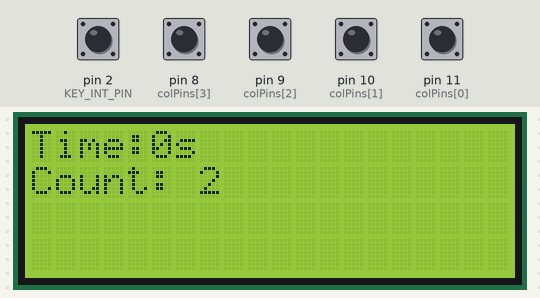
A sketch run on a simulated Arduino Uno, built with avr-gcc and run on an emulated ATmega328P. Parts: 20×4 character LCD. The test bench sets the inputs (shaded band); at power-on: pin 2 (KEY_INT_PIN), pin 8 (colPins[3]), pin 9 (colPins[2]), pin 10 (colPins[1]), pin 11 (colPins[0]) HIGH. What the sketch prints to the serial monitor is not drawn.

Above: at 0.6 s.
At 1.3 s:
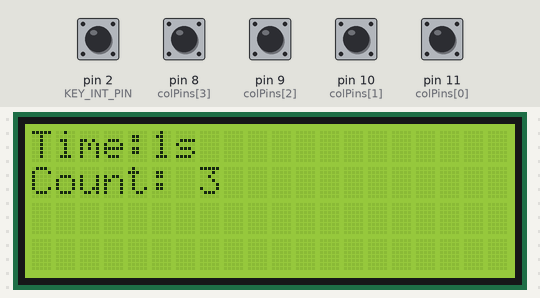
1.4 s: pin 2 (KEY_INT_PIN) pulled LOW for 0.15 s
At 1.5 s:
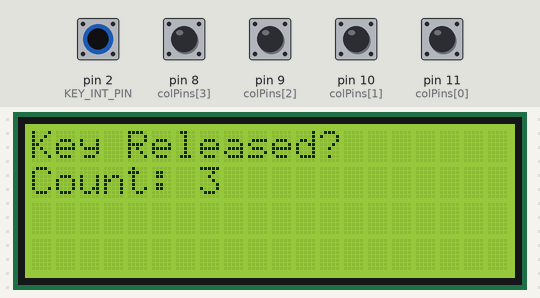
3.0 s: pin 2 (KEY_INT_PIN) pulled LOW for 1 s
Timing chart, 0 to 6.0 s (numbered marks = the images above; inputs shaded):
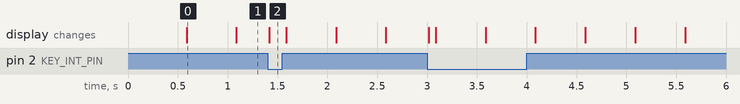

Measured:
- after the input at 1.4 s, the display: changes at once (image 2)
- what the display in image 0 shows lasts 0.5 s, from 0.6 s to 1.1 s

The sketch:

sketch_laba4.ino
```cpp
#include <Wire.h>
#include <LiquidCrystal_I2C.h>

// --- Настройки LCD ---
LiquidCrystal_I2C lcd(0x27, 20, 4);

// --- Настройки Клавиатуры ---
const int rowPins[4] = {7, 6, 5, 4}; // Строки (подключены к диодам)
const int colPins[4] = {11, 10, 9, 8}; // Столбцы
const int KEY_INT_PIN = 2; // D2 - Внешнее прерывание 0

char keys[4][4] = {
    {'1', '2', '3', 'A'},
    {'4', '5', '6', 'B'},
    {'7', '8', '9', 'C'},
    {'*', '0', '#', 'D'}
};

volatile unsigned long timerCount = 0;
volatile bool scanFlag = false; // Флаг, установленный INT0
volatile bool keyProcessed = true;
volatile char lastKey = '\0';

// --- Обработчик прерывания Таймера1 (Обновление LCD каждые 500 мс) ---
ISR(TIMER1_COMPA_vect) {
    timerCount++;
}

// --- Обработчик внешнего прерывания (Запуск сканирования) ---
void startScan() {
    static unsigned long lastInterruptTime = 0;
    unsigned long interruptTime = millis();

    // Подавление дребезга
    if (interruptTime - lastInterruptTime > 50) {
        scanFlag = true;
        keyProcessed = false;
    }
    lastInterruptTime = interruptTime;
}

void setupKeyboardPins() {
    for(int i = 0; i < 4; i++) {
        pinMode(rowPins[i], OUTPUT);
        digitalWrite(rowPins[i], HIGH); // Строки по умолчанию HIGH
    }
    for(int i = 0; i < 4; i++) {
        pinMode(colPins[i], INPUT_PULLUP); // Используем внутреннюю подтяжку
    }
}

void setupTimer1() {
    // Настройка Timer1 для прерывания каждые 500 мс
    noInterrupts();
    TCCR1A = 0;
    TCCR1B = 0;
    TCNT1 = 0;

    OCR1A = 7812; // = (16*10^6) / (1024 * 2) - 1 (для 2 Гц)
    TCCR1B |= (1 << WGM12); // CTC mode
    TCCR1B |= (1 << CS12) | (1 << CS10); // Prescaler 1024
    TIMSK1 |= (1 << OCIE1A); // Включение прерывания
    interrupts();
}

// Функция полного сканирования клавиатуры
char scanKeyboard() {
    for (int i = 0; i < 4; i++) {
        // Активируем строку i (подаем LOW)
        digitalWrite(rowPins[i], LOW);

        // Небольшая задержка для стабилизации (критично при использовании схемы ИЛИ)
        delayMicroseconds(100);

        for (int j = 0; j < 4; j++) {
            if (digitalRead(colPins[j]) == LOW) {
                // Клавиша найдена: keys[i][j]
                char key = keys[i][j];

                // Ждем отпускания клавиши (антидребезг)
                delay(50);
                while(digitalRead(colPins[j]) == LOW) {
                    delay(1);
                }

                // Отключаем строку перед возвратом
                digitalWrite(rowPins[i], HIGH);
                return key;
            }
        }
        // Деактивируем строку перед переходом к следующей
        digitalWrite(rowPins[i], HIGH);
    }
    return 0; // Ничего не найдено
}

void setup() {
    Serial.begin(9600);
    lcd.init();
    lcd.backlight();
    setupKeyboardPins();
    setupTimer1();

    // --- Настройка Внешнего прерывания (D2) ---
    pinMode(KEY_INT_PIN, INPUT_PULLUP);
    attachInterrupt(digitalPinToInterrupt(KEY_INT_PIN), startScan, FALLING);

    interrupts(); // Включаем глобальные прерывания

    lcd.setCursor(0, 0);
    lcd.print("System Ready");
    lcd.setCursor(0, 1);
    lcd.print("Count: 0");

    Serial.println("Задание 4: Комбинация прерываний");
    Serial.println("Система готова");
}

void loop() {
    static unsigned long lastDisplayUpdate = 0;

    // 1. Обновление счетчика на LCD (из таймера)
    if (timerCount != lastDisplayUpdate) {
        lcd.setCursor(0, 0);
        lcd.print("              "); // Очистка области
        lcd.setCursor(7, 1);
        lcd.print(timerCount);
        lastDisplayUpdate = timerCount;

        // Также выводим время работы
        lcd.setCursor(0, 0);
        lcd.print("Time:");
        lcd.print(millis() / 1000);
        lcd.print("s ");
    }

    // 2. Проверка флага сканирования (установлен внешним прерыванием)
    if (scanFlag && !keyProcessed) {
        // Временно отключаем прерывание для обработки
        detachInterrupt(digitalPinToInterrupt(KEY_INT_PIN));

        char pressedKey = scanKeyboard();

        if (pressedKey != 0) {
            lcd.setCursor(0, 0);
            lcd.print("Key: ");
            lcd.print(pressedKey);
            lcd.print("           ");

            Serial.print("Key Press Triggered Scan: ");
            Serial.println(pressedKey);

            // Дополнительная логика: сброс счетчика по нажатию 'A'
            if (pressedKey == 'A') {
                timerCount = 0;
                lcd.setCursor(7, 1);
                lcd.print("0   ");
            } else if (pressedKey == 'B') {
                // Остановка/запуск таймера по нажатию 'B'
                if (TIMSK1 & (1 << OCIE1A)) {
                    TIMSK1 &= ~(1 << OCIE1A); // Останавливаем таймер
                    lcd.setCursor(0, 0);
                    lcd.print("Timer STOPPED    ");
                } else {
                    TIMSK1 |= (1 << OCIE1A); // Запускаем таймер
                    lcd.setCursor(0, 0);
                    lcd.print("Timer RUNNING    ");
                }
            }

            lastKey = pressedKey;
        } else {
            lcd.setCursor(0, 0);
            lcd.print("Key Released?    ");
        }

        scanFlag = false;
        keyProcessed = true;

        // Переподключаем прерывание после обработки
        attachInterrupt(digitalPinToInterrupt(KEY_INT_PIN), startScan, FALLING);
    }
}
```
